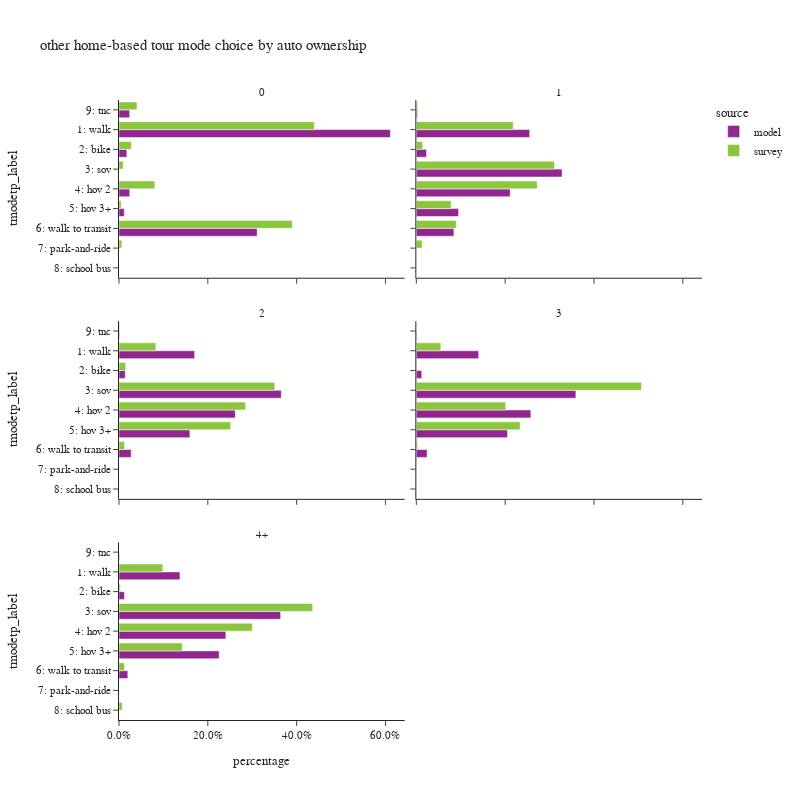

The code cell stored with this chart in its notebook:
### Code cell
plot_mode_choice(hb_tour.loc[hb_tour['auto_ownership_4+']!="-1"],"auto_ownership_4+",
                 {"auto_ownership_4+":["0","1","2","3","4+"],
                  "tmodetp_label":["1: walk","2: bike","3: sov","4: hov 2","5: hov 3+","6: walk to transit",
                                   "7: park-and-ride","8: school bus","9: other–survey only"]},
                 "auto ownership",2,800)

### Figure 1 — Plotly figure (JSON) as saved in the notebook; plotly's stock layout.template omitted (floating-point values rounded to 4 significant figures)
{"data": [{"alignmentgroup": "True", "customdata": [[287482], [8301], [11378], [5594], [146349], [11349]], "hovertemplate": "source=model<br>auto_ownership_4+=0<br>percentage=%{x}<br>tmodetp_label=%{y}<br>sample count=%{customdata[0]}<extra></extra>", "legendgroup": "model", "marker": {"color": "#91268F", "pattern": {"shape": ""}}, "name": "model", "offsetgroup": "model", "orientation": "h", "showlegend": true, "textposition": "auto", "type": "bar", "x": [0.6111, 0.01764, 0.02419, 0.01189, 0.3111, 0.02412], "xaxis": "x5", "y": ["1: walk", "2: bike", "4: hov 2", "5: hov 3+", "6: walk to transit", "9: tnc"], "yaxis": "y5"}, {"alignmentgroup": "True", "customdata": [[247], [28], [10], [17], [13], [132], [5], [1], [13]], "hovertemplate": "source=survey<br>auto_ownership_4+=0<br>percentage=%{x}<br>tmodetp_label=%{y}<br>sample count=%{customdata[0]}<extra></extra>", "legendgroup": "survey", "marker": {"color": "#8CC63E", "pattern": {"shape": ""}}, "name": "survey", "offsetgroup": "survey", "orientation": "h", "showlegend": true, "textposition": "auto", "type": "bar", "x": [0.4399, 0.02778, 0.009478, 0.08072, 0.0048, 0.3903, 0.006378, 0.000184, 0.04041], "xaxis": "x5", "y": ["1: walk", "2: bike", "3: sov", "4: hov 2", "5: hov 3+", "6: walk to transit", "7: park-and-ride", "8: school bus", "9: tnc"], "yaxis": "y5"}, {"alignmentgroup": "True", "customdata": [[285406], [25625], [366831], [236329], [106405], [94629], [2960]], "hovertemplate": "source=model<br>auto_ownership_4+=1<br>percentage=%{x}<br>tmodetp_label=%{y}<br>sample count=%{customdata[0]}<extra></extra>", "legendgroup": "model", "marker": {"color": "#91268F", "pattern": {"shape": ""}}, "name": "model", "offsetgroup": "model", "orientation": "h", "showlegend": false, "textposition": "auto", "type": "bar", "x": [0.2552, 0.02292, 0.3281, 0.2114, 0.09516, 0.08463, 0.002647], "xaxis": "x6", "y": ["1: walk", "2: bike", "3: sov", "4: hov 2", "5: hov 3+", "6: walk to transit", "9: tnc"], "yaxis": "y6"}, {"alignmentgroup": "True", "customdata": [[460], [54], [587], [313], [177], [55], [6], [2], [6]], "hovertemplate": "source=survey<br>auto_ownership_4+=1<br>percentage=%{x}<br>tmodetp_label=%{y}<br>sample count=%{customdata[0]}<extra></extra>", "legendgroup": "survey", "marker": {"color": "#8CC63E", "pattern": {"shape": ""}}, "name": "survey", "offsetgroup": "survey", "orientation": "h", "showlegend": false, "textposition": "auto", "type": "bar", "x": [0.2182, 0.01425, 0.3113, 0.2722, 0.0785, 0.08977, 0.01299, 4.139e-05, 0.00279], "xaxis": "x6", "y": ["1: walk", "2: bike", "3: sov", "4: hov 2", "5: hov 3+", "6: walk to transit", "7: park-and-ride", "8: school bus", "9: tnc"], "yaxis": "y6"}, {"alignmentgroup": "True", "customdata": [[233255], [19282], [500453], [358620], [218594], [37508], [1706]], "hovertemplate": "source=model<br>auto_ownership_4+=2<br>percentage=%{x}<br>tmodetp_label=%{y}<br>sample count=%{customdata[0]}<extra></extra>", "legendgroup": "model", "marker": {"color": "#91268F", "pattern": {"shape": ""}}, "name": "model", "offsetgroup": "model", "orientation": "h", "showlegend": false, "textposition": "auto", "type": "bar", "x": [0.1703, 0.01408, 0.3654, 0.2619, 0.1596, 0.02739, 0.001246], "xaxis": "x3", "y": ["1: walk", "2: bike", "3: sov", "4: hov 2", "5: hov 3+", "6: walk to transit", "9: tnc"], "yaxis": "y3"}, {"alignmentgroup": "True", "customdata": [[203], [20], [527], [396], [292], [14], [5], [1], [5]], "hovertemplate": "source=survey<br>auto_ownership_4+=2<br>percentage=%{x}<br>tmodetp_label=%{y}<br>sample count=%{customdata[0]}<extra></extra>", "legendgroup": "survey", "marker": {"color": "#8CC63E", "pattern": {"shape": ""}}, "name": "survey", "offsetgroup": "survey", "orientation": "h", "showlegend": false, "textposition": "auto", "type": "bar", "x": [0.08297, 0.01509, 0.3508, 0.2851, 0.2513, 0.01256, 0.0006169, 0.0001515, 0.001486], "xaxis": "x3", "y": ["1: walk", "2: bike", "3: sov", "4: hov 2", "5: hov 3+", "6: walk to transit", "7: park-and-ride", "8: school bus", "9: tnc"], "yaxis": "y3"}, {"alignmentgroup": "True", "customdata": [[86261], [7468], [220825], [158506], [126131], [14862], [615]], "hovertemplate": "source=model<br>auto_ownership_4+=3<br>percentage=%{x}<br>tmodetp_label=%{y}<br>sample count=%{customdata[0]}<extra></extra>", "legendgroup": "model", "marker": {"color": "#91268F", "pattern": {"shape": ""}}, "name": "model", "offsetgroup": "model", "orientation": "h", "showlegend": false, "textposition": "auto", "type": "bar", "x": [0.1403, 0.01215, 0.3593, 0.2579, 0.2052, 0.02418, 0.001001], "xaxis": "x4", "y": ["1: walk", "2: bike", "3: sov", "4: hov 2", "5: hov 3+", "6: walk to transit", "9: tnc"], "yaxis": "y4"}, {"alignmentgroup": "True", "customdata": [[40], [3], [199], [96], [56], [2]], "hovertemplate": "source=survey<br>auto_ownership_4+=3<br>percentage=%{x}<br>tmodetp_label=%{y}<br>sample count=%{customdata[0]}<extra></extra>", "legendgroup": "survey", "marker": {"color": "#8CC63E", "pattern": {"shape": ""}}, "name": "survey", "offsetgroup": "survey", "orientation": "h", "showlegend": false, "textposition": "auto", "type": "bar", "x": [0.0551, 0.0008285, 0.5068, 0.2012, 0.2337, 0.002381], "xaxis": "x4", "y": ["1: walk", "2: bike", "3: sov", "4: hov 2", "5: hov 3+", "6: walk to transit"], "yaxis": "y4"}, {"alignmentgroup": "True", "customdata": [[51057], [4520], [135381], [89476], [83892], [7361], [357]], "hovertemplate": "source=model<br>auto_ownership_4+=4+<br>percentage=%{x}<br>tmodetp_label=%{y}<br>sample count=%{customdata[0]}<extra></extra>", "legendgroup": "model", "marker": {"color": "#91268F", "pattern": {"shape": ""}}, "name": "model", "offsetgroup": "model", "orientation": "h", "showlegend": false, "textposition": "auto", "type": "bar", "x": [0.1372, 0.01215, 0.3639, 0.2405, 0.2255, 0.01979, 0.0009596], "xaxis": "x", "y": ["1: walk", "2: bike", "3: sov", "4: hov 2", "5: hov 3+", "6: walk to transit", "9: tnc"], "yaxis": "y"}, {"alignmentgroup": "True", "customdata": [[14], [3], [73], [48], [17], [3], [1]], "hovertemplate": "source=survey<br>auto_ownership_4+=4+<br>percentage=%{x}<br>tmodetp_label=%{y}<br>sample count=%{customdata[0]}<extra></extra>", "legendgroup": "survey", "marker": {"color": "#8CC63E", "pattern": {"shape": ""}}, "name": "survey", "offsetgroup": "survey", "orientation": "h", "showlegend": false, "textposition": "auto", "type": "bar", "x": [0.09862, 0.002935, 0.4361, 0.3003, 0.1423, 0.0124, 0.007407], "xaxis": "x", "y": ["1: walk", "2: bike", "3: sov", "4: hov 2", "5: hov 3+", "6: walk to transit", "8: school bus"], "yaxis": "y"}], "layout": {"annotations": [{"font": {}, "showarrow": false, "text": "4+", "x": 0.245, "xanchor": "center", "xref": "paper", "y": 0.2867, "yanchor": "bottom", "yref": "paper"}, {"font": {}, "showarrow": false, "text": "2", "x": 0.245, "xanchor": "center", "xref": "paper", "y": 0.6433, "yanchor": "bottom", "yref": "paper"}, {"font": {}, "showarrow": false, "text": "3", "x": 0.755, "xanchor": "center", "xref": "paper", "y": 0.6433, "yanchor": "bottom", "yref": "paper"}, {"font": {}, "showarrow": false, "text": "0", "x": 0.245, "xanchor": "center", "xref": "paper", "y": 1.0, "yanchor": "bottom", "yref": "paper"}, {"font": {}, "showarrow": false, "text": "1", "x": 0.755, "xanchor": "center", "xref": "paper", "y": 1.0, "yanchor": "bottom", "yref": "paper"}], "barmode": "group", "height": 800, "legend": {"title": {"text": "source"}, "tracegroupgap": 0}, "title": {"text": "other home-based tour mode choice by auto ownership"}, "width": 800, "xaxis": {"anchor": "y", "domain": [0.0, 0.49], "tickformat": ".1%", "title": {"text": "percentage"}}, "xaxis2": {"anchor": "y2", "domain": [0.51, 1.0], "matches": "x", "tickformat": ".1%", "title": {"text": "percentage"}}, "xaxis3": {"anchor": "y3", "domain": [0.0, 0.49], "matches": "x", "showticklabels": false, "tickformat": ".1%"}, "xaxis4": {"anchor": "y4", "domain": [0.51, 1.0], "matches": "x", "showticklabels": false, "tickformat": ".1%"}, "xaxis5": {"anchor": "y5", "domain": [0.0, 0.49], "matches": "x", "showticklabels": false, "tickformat": ".1%"}, "xaxis6": {"anchor": "y6", "domain": [0.51, 1.0], "matches": "x", "showticklabels": false, "tickformat": ".1%"}, "yaxis": {"anchor": "x", "categoryarray": ["9: other–survey only", "8: school bus", "7: park-and-ride", "6: walk to transit", "5: hov 3+", "4: hov 2", "3: sov", "2: bike", "1: walk"], "categoryorder": "array", "domain": [0.0, 0.2867], "title": {"text": "tmodetp_label"}}, "yaxis2": {"anchor": "x2", "domain": [0.0, 0.2867], "matches": "y", "showticklabels": false}, "yaxis3": {"anchor": "x3", "categoryarray": ["9: other–survey only", "8: school bus", "7: park-and-ride", "6: walk to transit", "5: hov 3+", "4: hov 2", "3: sov", "2: bike", "1: walk"], "categoryorder": "array", "domain": [0.3567, 0.6433], "matches": "y", "title": {"text": "tmodetp_label"}}, "yaxis4": {"anchor": "x4", "domain": [0.3567, 0.6433], "matches": "y", "showticklabels": false}, "yaxis5": {"anchor": "x5", "categoryarray": ["9: other–survey only", "8: school bus", "7: park-and-ride", "6: walk to transit", "5: hov 3+", "4: hov 2", "3: sov", "2: bike", "1: walk"], "categoryorder": "array", "domain": [0.7133, 1.0], "matches": "y", "title": {"text": "tmodetp_label"}}, "yaxis6": {"anchor": "x6", "domain": [0.7133, 1.0], "matches": "y", "showticklabels": false}}}
